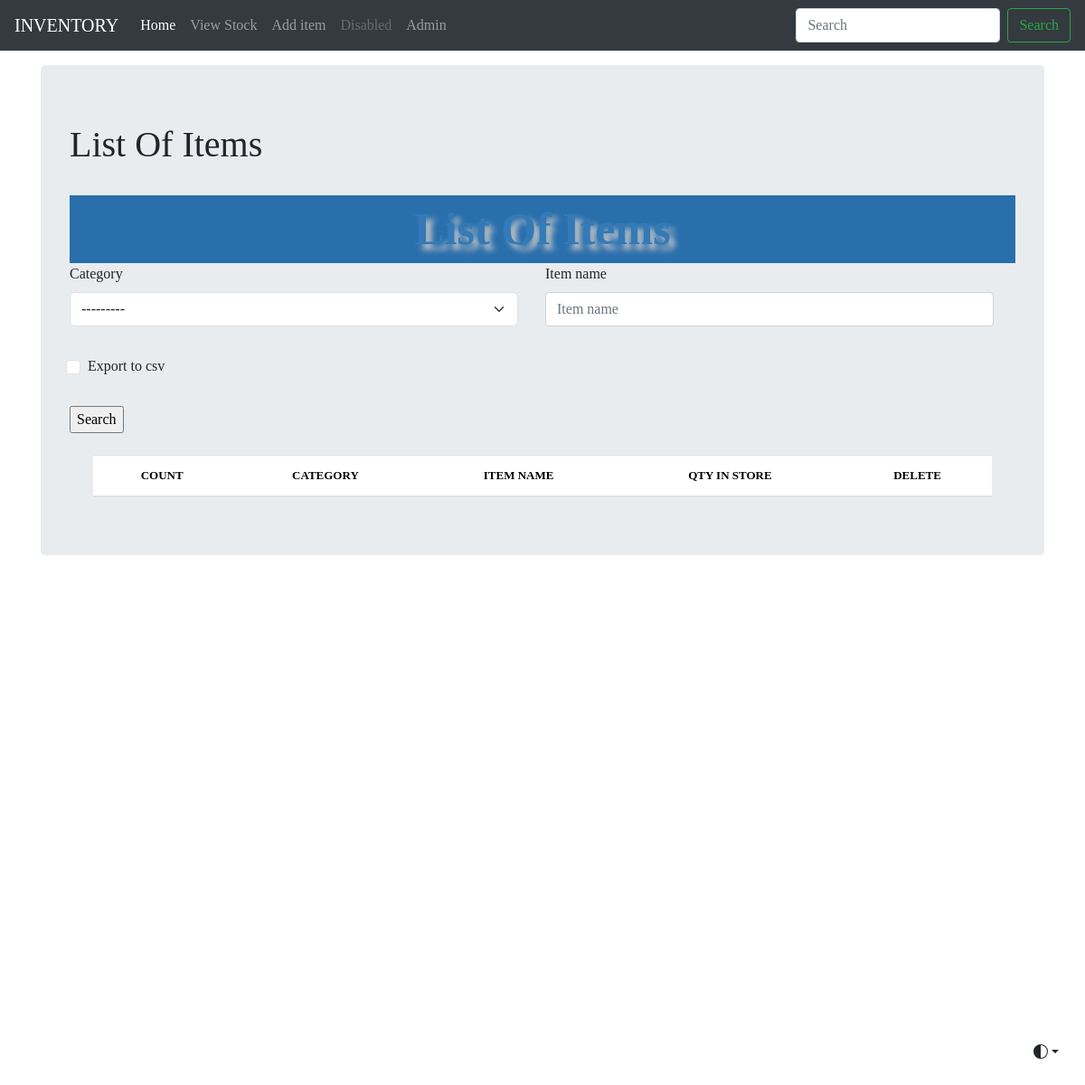
/list_items/, run on an earlier commit of the app's database.
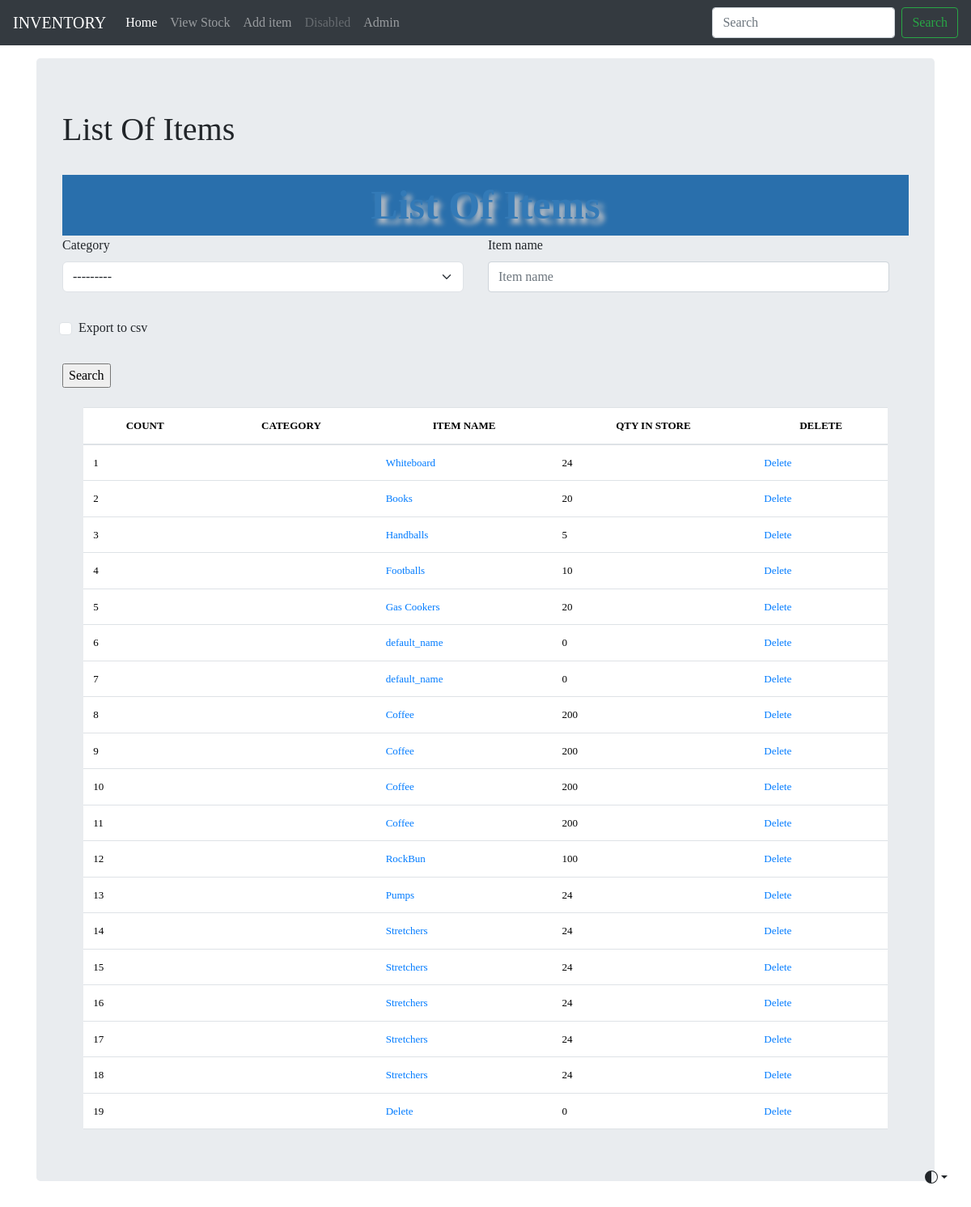
And on a later commit of the database.
### inventory/models.py (models this page shows, shortened)
class Stock(models.Model):
	category = models.ForeignKey(Category, on_delete=models.CASCADE, blank=True)
	item_name = models.CharField(max_length=50, blank=True, null=False)
	quantity = models.IntegerField(default='0', blank=False, null=False)
	receive_quantity = models.IntegerField(default='0', blank=True, null=True)
	receive_by = models.CharField(max_length=50, blank=True, null=True)
	issue_quantity = models.IntegerField(default='0', blank=True, null=True)
	issue_by = models.CharField(max_length=50, blank=True, null=True)
	issue_to = models.CharField(max_length=50, blank=True, null=True)
	phone_number = models.CharField(max_length=50, blank=True, null=True)
	created_by = models.CharField(max_length=50, blank=True, null=True)
	reorder_level = models.IntegerField(default='0', blank=True, null=True)
	last_updated = models.DateTimeField(auto_now_add=False, auto_now=True)
	export_to_CSV = models.BooleanField(default=True)

### inventory/views.py (the view, shortened to what this page needs)
# urls.py: path('list_items/',views.list_items, name='list_items'),
def list_items(request):
    title = 'List Of Items'
    form = StockSearchForm(request.POST or None)
    stockList = Stock.objects.all()
    context = {
        "items": stockList,
        "title": title,
        "form": form,
    }
    return render(request, 'list_items.html', context)

### inventory/forms.py
class StockSearchForm(forms.ModelForm):
   export_to_CSV = forms.BooleanField(required = False)
   class Meta:
      model = Stock
      fields = ['category', 'item_name']

### inventory/templates/list_items.html (shortened to what this page needs)
{% extends "base.html" %}
{% load bootstrap5 %}
{% block content %}
    <div class="header pt-0">
        {{title}}
    </div>
    <form method='POST' action='' class="pr-4">
        <div class="row">
            {% for field in form %}
            <div class="col-sm-6 form-group">
             {% bootstrap_field field %}
            </div>
            {% endfor %}
            </div>
        <input type="submit" value='Search'/>
    </form>
   <br>
    <div class="display-table">
        <table class='table'>
            <thead>
            <tr>
                <th>COUNT</th>
                <th>CATEGORY</th>
                <th>ITEM NAME</th>
                <th>QTY IN STORE</th>
                <th>DELETE</th>
            </tr>
            </thead>
        {% for instance in items %}
            <tr class="text-left">
                <td>{{forloop.counter}}</td>
                <td>{{instance.category}}</td>
                <td><a href="{% url 'update_item' instance.id %}">{{instance.item_name}}</a></td>
                <td>{{instance.quantity}}</td>
                <td><a href="{% url 'delete_items' instance.id %}">Delete</a></td>
            </tr>
        {% endfor %}
        </table>
    </div>
{% endblock content %}

### inventory/templates/base.html (shortened to what this page needs)
{% load static %}
<!doctype html>
<html lang="en">
  <head>
    <link href="/docs/4.4/dist/css/bootstrap.min.css" rel="stylesheet">
    <link rel="stylesheet" href="https://cdn.jsdelivr.net/npm/bootstrap@4.4.1/dist/css/bootstrap.min.css">
    <link href="{% static 'css/main.css' %}" rel="stylesheet">
  </head>
  <body>
    <nav class="navbar navbar-expand-md navbar-dark fixed-top bg-dark">
        <a class="navbar-brand" href="#">INVENTORY</a>
        <div class="collapse navbar-collapse" id="navbarCollapse">
            <ul class="navbar-nav mr-auto">
                <li class="nav-item active">
                <a class="nav-link" href="/">Home <span class="sr-only">(current)</span></a>
                </li>
                <li class="nav-item">
                <a class="nav-link" href="/list_items">View Stock</a>
                </li>
                <li class="nav-item">
                    <a class="nav-link" href="/add_items">Add item</a>
                </li>
                <li class="nav-item">
                    <a class="nav-link disabled" href="#" tabindex="-1" aria-disabled="true">Disabled</a>
                </li>
                <li class="nav-item">
                  <a class="nav-link" href="/admin">Admin</a>
              </li>
            </ul>
            <form class="form-inline mt-2 mt-md-0">
                <input class="form-control mr-sm-2" type="text" placeholder="Search" aria-label="Search">
                <button class="btn btn-outline-success my-2 my-sm-0" type="submit">Search</button>
            </form>
        </div>
    </nav>
    <main role="main" class="container">
        <div class="jumbotron">
            <h1 class="pb-4">{{ title }}</h1>
            {% block content %}
            {% endblock content%}
        </div>
        <div class="dropdown position-fixed bottom-0 end-0 mb-3 me-3 bd-mode-toggle">
          <button class="btn btn-bd-primary py-2 dropdown-toggle d-flex align-items-center"
                  id="bd-theme"
                  type="button"
                  aria-expanded="false"
                  data-bs-toggle="dropdown"
                  aria-label="Toggle theme (auto)">
            <svg class="bi my-1 theme-icon-active" width="1em" height="1em"><use href="#circle-half"></use></svg>
          </button>
        </div>
    </main>
  </body>
</html>

### inventory/static/css/main.css (style rules this page uses)
body { min-height: 75rem; padding-top: 4.5rem; font-family:Georgia, 'Times New Roman', Times, serif; }
.table { font-size: 13px; text-align: center; width: 95%; margin: auto; text-align: center; }
.table tr:nth-child(odd) { background: #9eb3d1; }
.table tr:nth-child(even) { background: #d6e1ef; }
th { background-color: #296fac; color: white; }
td { color: #000000; }
.header { background-color: #296fac; font-family: Georgia, 'Times New Roman', Times, serif; color: #337ab7; font-size: 50px; text-align: center; width: 100%; text-shadow: 6px 6px 6px #c9c6c6; display: block; font-weight: bolder; }
.bi { vertical-align: -.125em; fill: currentColor; }
.btn-bd-primary { --bd-violet-bg: #712cf9; --bd-violet-rgb: 112.520718, 44.062154, 249.437846; --bs-btn-font-weight: 600; --bs-btn-color: var(--bs-white); --bs-btn-bg: var(--bd-violet-bg); --bs-btn-border-color: var(--bd-violet-bg); --bs-btn-hover-color: var(--bs-white); --bs-btn-hover-bg: #6528e0; --bs-btn-hover-border-color: #6528e0; --bs-btn-focus-shadow-rgb: var(--bd-violet-rgb); --bs-btn-active-color: var(--bs-btn-hover-color); --bs-btn-active-bg: #5a23c8; --bs-btn-active-border-color: #5a23c8; }
.bd-mode-toggle { z-index: 1500; }

What changed in the data, as far as the page shows it:
added Stock: item_name "Whiteboard", quantity "24"
added Stock: item_name "Books", quantity "20"
added Stock: item_name "Handballs", quantity "5"
added Stock: item_name "Footballs", quantity "10"
added Stock: item_name "Gas Cookers", quantity "20"
added Stock: item_name "default_name", quantity "0"
added Stock: item_name "default_name", quantity "0"
added Stock: item_name "Coffee", quantity "200"
added Stock: item_name "Coffee", quantity "200"
added Stock: item_name "Coffee", quantity "200"
added Stock: item_name "Coffee", quantity "200"
added Stock: item_name "RockBun", quantity "100"
added Stock: item_name "Pumps", quantity "24"
added Stock: item_name "Stretchers", quantity "24"
added Stock: item_name "Stretchers", quantity "24"
added Stock: item_name "Stretchers", quantity "24"
added Stock: item_name "Stretchers", quantity "24"
added Stock: item_name "Stretchers", quantity "24"
added Stock: item_name "Delete", quantity "0"
